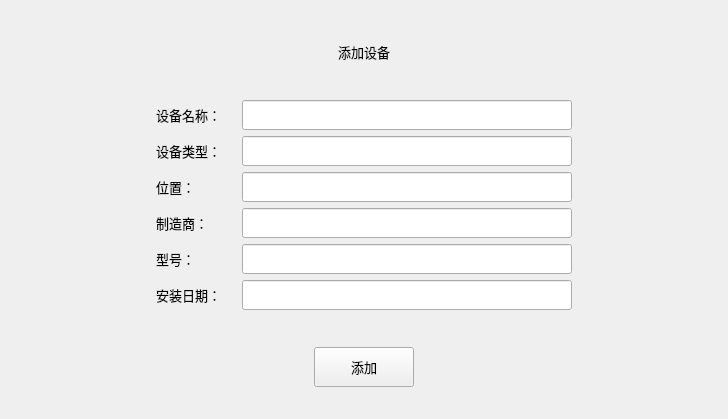
<?xml version="1.0" encoding="UTF-8"?>
<ui version="4.0">
 <class>AddDevice</class>
 <widget class="QWidget" name="AddDevice">
  <property name="geometry">
   <rect>
    <x>0</x>
    <y>0</y>
    <width>728</width>
    <height>419</height>
   </rect>
  </property>
  <property name="windowTitle">
   <string>Form</string>
  </property>
  <layout class="QGridLayout" name="gridLayout">
   <item row="0" column="0">
    <layout class="QVBoxLayout" name="verticalLayout">
     <item>
      <spacer name="verticalSpacer_3">
       <property name="orientation">
        <enum>Qt::Vertical</enum>
       </property>
       <property name="sizeHint" stdset="0">
        <size>
         <width>20</width>
         <height>17</height>
        </size>
       </property>
      </spacer>
     </item>
     <item>
      <layout class="QHBoxLayout" name="horizontalLayout_4">
       <item>
        <spacer name="horizontalSpacer_8">
         <property name="orientation">
          <enum>Qt::Horizontal</enum>
         </property>
         <property name="sizeHint" stdset="0">
          <size>
           <width>40</width>
           <height>20</height>
          </size>
         </property>
        </spacer>
       </item>
       <item>
        <widget class="QLabel" name="label_3">
         <property name="minimumSize">
          <size>
           <width>80</width>
           <height>30</height>
          </size>
         </property>
         <property name="maximumSize">
          <size>
           <width>80</width>
           <height>30</height>
          </size>
         </property>
         <property name="font">
          <font>
           <family>微软雅黑</family>
           <pointsize>10</pointsize>
           <weight>50</weight>
           <bold>false</bold>
          </font>
         </property>
         <property name="text">
          <string>添加设备</string>
         </property>
         <property name="alignment">
          <set>Qt::AlignCenter</set>
         </property>
        </widget>
       </item>
       <item>
        <spacer name="horizontalSpacer_9">
         <property name="orientation">
          <enum>Qt::Horizontal</enum>
         </property>
         <property name="sizeHint" stdset="0">
          <size>
           <width>40</width>
           <height>20</height>
          </size>
         </property>
        </spacer>
       </item>
      </layout>
     </item>
     <item>
      <spacer name="verticalSpacer_4">
       <property name="orientation">
        <enum>Qt::Vertical</enum>
       </property>
       <property name="sizeHint" stdset="0">
        <size>
         <width>20</width>
         <height>17</height>
        </size>
       </property>
      </spacer>
     </item>
     <item>
      <layout class="QHBoxLayout" name="horizontalLayout_2">
       <item>
        <spacer name="horizontalSpacer_3">
         <property name="orientation">
          <enum>Qt::Horizontal</enum>
         </property>
         <property name="sizeHint" stdset="0">
          <size>
           <width>40</width>
           <height>20</height>
          </size>
         </property>
        </spacer>
       </item>
       <item>
        <widget class="QLabel" name="label">
         <property name="minimumSize">
          <size>
           <width>80</width>
           <height>30</height>
          </size>
         </property>
         <property name="maximumSize">
          <size>
           <width>80</width>
           <height>30</height>
          </size>
         </property>
         <property name="font">
          <font>
           <family>微软雅黑</family>
           <pointsize>10</pointsize>
           <weight>50</weight>
           <bold>false</bold>
          </font>
         </property>
         <property name="text">
          <string>设备名称：</string>
         </property>
        </widget>
       </item>
       <item>
        <widget class="QLineEdit" name="Newname">
         <property name="minimumSize">
          <size>
           <width>330</width>
           <height>30</height>
          </size>
         </property>
         <property name="maximumSize">
          <size>
           <width>330</width>
           <height>30</height>
          </size>
         </property>
         <property name="font">
          <font>
           <family>微软雅黑</family>
           <pointsize>10</pointsize>
           <weight>50</weight>
           <bold>false</bold>
          </font>
         </property>
        </widget>
       </item>
       <item>
        <spacer name="horizontalSpacer_6">
         <property name="orientation">
          <enum>Qt::Horizontal</enum>
         </property>
         <property name="sizeHint" stdset="0">
          <size>
           <width>40</width>
           <height>20</height>
          </size>
         </property>
        </spacer>
       </item>
      </layout>
     </item>
     <item>
      <layout class="QHBoxLayout" name="horizontalLayout_3">
       <item>
        <spacer name="horizontalSpacer_4">
         <property name="orientation">
          <enum>Qt::Horizontal</enum>
         </property>
         <property name="sizeHint" stdset="0">
          <size>
           <width>40</width>
           <height>20</height>
          </size>
         </property>
        </spacer>
       </item>
       <item>
        <widget class="QLabel" name="label_2">
         <property name="minimumSize">
          <size>
           <width>80</width>
           <height>30</height>
          </size>
         </property>
         <property name="maximumSize">
          <size>
           <width>80</width>
           <height>30</height>
          </size>
         </property>
         <property name="font">
          <font>
           <family>微软雅黑</family>
           <pointsize>10</pointsize>
           <weight>50</weight>
           <bold>false</bold>
          </font>
         </property>
         <property name="text">
          <string>设备类型：</string>
         </property>
        </widget>
       </item>
       <item>
        <widget class="QLineEdit" name="Newtype">
         <property name="minimumSize">
          <size>
           <width>330</width>
           <height>30</height>
          </size>
         </property>
         <property name="maximumSize">
          <size>
           <width>330</width>
           <height>30</height>
          </size>
         </property>
         <property name="font">
          <font>
           <family>微软雅黑</family>
           <pointsize>10</pointsize>
           <weight>50</weight>
           <bold>false</bold>
          </font>
         </property>
        </widget>
       </item>
       <item>
        <spacer name="horizontalSpacer_7">
         <property name="orientation">
          <enum>Qt::Horizontal</enum>
         </property>
         <property name="sizeHint" stdset="0">
          <size>
           <width>40</width>
           <height>20</height>
          </size>
         </property>
        </spacer>
       </item>
      </layout>
     </item>
     <item>
      <layout class="QHBoxLayout" name="horizontalLayout_11">
       <item>
        <spacer name="horizontalSpacer_23">
         <property name="orientation">
          <enum>Qt::Horizontal</enum>
         </property>
         <property name="sizeHint" stdset="0">
          <size>
           <width>40</width>
           <height>20</height>
          </size>
         </property>
        </spacer>
       </item>
       <item>
        <widget class="QLabel" name="label_9">
         <property name="minimumSize">
          <size>
           <width>80</width>
           <height>30</height>
          </size>
         </property>
         <property name="maximumSize">
          <size>
           <width>80</width>
           <height>30</height>
          </size>
         </property>
         <property name="font">
          <font>
           <family>微软雅黑</family>
           <pointsize>10</pointsize>
           <weight>50</weight>
           <bold>false</bold>
          </font>
         </property>
         <property name="text">
          <string>位置：</string>
         </property>
        </widget>
       </item>
       <item>
        <widget class="QLineEdit" name="Newlocation">
         <property name="minimumSize">
          <size>
           <width>330</width>
           <height>30</height>
          </size>
         </property>
         <property name="maximumSize">
          <size>
           <width>330</width>
           <height>30</height>
          </size>
         </property>
         <property name="font">
          <font>
           <family>微软雅黑</family>
           <pointsize>10</pointsize>
           <weight>50</weight>
           <bold>false</bold>
          </font>
         </property>
        </widget>
       </item>
       <item>
        <spacer name="horizontalSpacer_24">
         <property name="orientation">
          <enum>Qt::Horizontal</enum>
         </property>
         <property name="sizeHint" stdset="0">
          <size>
           <width>40</width>
           <height>20</height>
          </size>
         </property>
        </spacer>
       </item>
      </layout>
     </item>
     <item>
      <layout class="QHBoxLayout" name="horizontalLayout_10">
       <item>
        <spacer name="horizontalSpacer_5">
         <property name="orientation">
          <enum>Qt::Horizontal</enum>
         </property>
         <property name="sizeHint" stdset="0">
          <size>
           <width>40</width>
           <height>20</height>
          </size>
         </property>
        </spacer>
       </item>
       <item>
        <widget class="QLabel" name="label_8">
         <property name="minimumSize">
          <size>
           <width>80</width>
           <height>30</height>
          </size>
         </property>
         <property name="maximumSize">
          <size>
           <width>80</width>
           <height>30</height>
          </size>
         </property>
         <property name="font">
          <font>
           <family>微软雅黑</family>
           <pointsize>10</pointsize>
           <weight>50</weight>
           <bold>false</bold>
          </font>
         </property>
         <property name="text">
          <string>制造商：</string>
         </property>
        </widget>
       </item>
       <item>
        <widget class="QLineEdit" name="Newmanufacturer">
         <property name="minimumSize">
          <size>
           <width>330</width>
           <height>30</height>
          </size>
         </property>
         <property name="maximumSize">
          <size>
           <width>330</width>
           <height>30</height>
          </size>
         </property>
         <property name="font">
          <font>
           <family>微软雅黑</family>
           <pointsize>10</pointsize>
           <weight>50</weight>
           <bold>false</bold>
          </font>
         </property>
        </widget>
       </item>
       <item>
        <spacer name="horizontalSpacer_22">
         <property name="orientation">
          <enum>Qt::Horizontal</enum>
         </property>
         <property name="sizeHint" stdset="0">
          <size>
           <width>40</width>
           <height>20</height>
          </size>
         </property>
        </spacer>
       </item>
      </layout>
     </item>
     <item>
      <layout class="QHBoxLayout" name="horizontalLayout_12">
       <item>
        <spacer name="horizontalSpacer_25">
         <property name="orientation">
          <enum>Qt::Horizontal</enum>
         </property>
         <property name="sizeHint" stdset="0">
          <size>
           <width>40</width>
           <height>20</height>
          </size>
         </property>
        </spacer>
       </item>
       <item>
        <widget class="QLabel" name="label_10">
         <property name="minimumSize">
          <size>
           <width>80</width>
           <height>30</height>
          </size>
         </property>
         <property name="maximumSize">
          <size>
           <width>80</width>
           <height>30</height>
          </size>
         </property>
         <property name="font">
          <font>
           <family>微软雅黑</family>
           <pointsize>10</pointsize>
           <weight>50</weight>
           <bold>false</bold>
          </font>
         </property>
         <property name="text">
          <string>型号：</string>
         </property>
        </widget>
       </item>
       <item>
        <widget class="QLineEdit" name="Newmodel">
         <property name="minimumSize">
          <size>
           <width>330</width>
           <height>30</height>
          </size>
         </property>
         <property name="maximumSize">
          <size>
           <width>330</width>
           <height>30</height>
          </size>
         </property>
         <property name="font">
          <font>
           <family>微软雅黑</family>
           <pointsize>10</pointsize>
           <weight>50</weight>
           <bold>false</bold>
          </font>
         </property>
        </widget>
       </item>
       <item>
        <spacer name="horizontalSpacer_26">
         <property name="orientation">
          <enum>Qt::Horizontal</enum>
         </property>
         <property name="sizeHint" stdset="0">
          <size>
           <width>40</width>
           <height>20</height>
          </size>
         </property>
        </spacer>
       </item>
      </layout>
     </item>
     <item>
      <layout class="QHBoxLayout" name="horizontalLayout_13">
       <item>
        <spacer name="horizontalSpacer_27">
         <property name="orientation">
          <enum>Qt::Horizontal</enum>
         </property>
         <property name="sizeHint" stdset="0">
          <size>
           <width>40</width>
           <height>20</height>
          </size>
         </property>
        </spacer>
       </item>
       <item>
        <widget class="QLabel" name="label_11">
         <property name="minimumSize">
          <size>
           <width>80</width>
           <height>30</height>
          </size>
         </property>
         <property name="maximumSize">
          <size>
           <width>80</width>
           <height>30</height>
          </size>
         </property>
         <property name="font">
          <font>
           <family>微软雅黑</family>
           <pointsize>10</pointsize>
           <weight>50</weight>
           <bold>false</bold>
          </font>
         </property>
         <property name="text">
          <string>安装日期：</string>
         </property>
        </widget>
       </item>
       <item>
        <widget class="QLineEdit" name="Newdata">
         <property name="minimumSize">
          <size>
           <width>330</width>
           <height>30</height>
          </size>
         </property>
         <property name="maximumSize">
          <size>
           <width>330</width>
           <height>30</height>
          </size>
         </property>
         <property name="font">
          <font>
           <family>微软雅黑</family>
           <pointsize>10</pointsize>
           <weight>50</weight>
           <bold>false</bold>
          </font>
         </property>
        </widget>
       </item>
       <item>
        <spacer name="horizontalSpacer_28">
         <property name="orientation">
          <enum>Qt::Horizontal</enum>
         </property>
         <property name="sizeHint" stdset="0">
          <size>
           <width>40</width>
           <height>20</height>
          </size>
         </property>
        </spacer>
       </item>
      </layout>
     </item>
     <item>
      <spacer name="verticalSpacer">
       <property name="orientation">
        <enum>Qt::Vertical</enum>
       </property>
       <property name="sizeHint" stdset="0">
        <size>
         <width>14</width>
         <height>13</height>
        </size>
       </property>
      </spacer>
     </item>
     <item>
      <layout class="QHBoxLayout" name="horizontalLayout">
       <item>
        <spacer name="horizontalSpacer_2">
         <property name="orientation">
          <enum>Qt::Horizontal</enum>
         </property>
         <property name="sizeHint" stdset="0">
          <size>
           <width>40</width>
           <height>20</height>
          </size>
         </property>
        </spacer>
       </item>
       <item>
        <widget class="QPushButton" name="btnNewDevice">
         <property name="minimumSize">
          <size>
           <width>100</width>
           <height>40</height>
          </size>
         </property>
         <property name="maximumSize">
          <size>
           <width>80</width>
           <height>30</height>
          </size>
         </property>
         <property name="font">
          <font>
           <family>微软雅黑</family>
           <pointsize>10</pointsize>
           <weight>50</weight>
           <bold>false</bold>
          </font>
         </property>
         <property name="text">
          <string>添加</string>
         </property>
        </widget>
       </item>
       <item>
        <spacer name="horizontalSpacer_19">
         <property name="orientation">
          <enum>Qt::Horizontal</enum>
         </property>
         <property name="sizeHint" stdset="0">
          <size>
           <width>40</width>
           <height>20</height>
          </size>
         </property>
        </spacer>
       </item>
      </layout>
     </item>
     <item>
      <spacer name="verticalSpacer_2">
       <property name="orientation">
        <enum>Qt::Vertical</enum>
       </property>
       <property name="sizeHint" stdset="0">
        <size>
         <width>14</width>
         <height>13</height>
        </size>
       </property>
      </spacer>
     </item>
    </layout>
   </item>
  </layout>
 </widget>
 <resources/>
 <connections/>
</ui>
